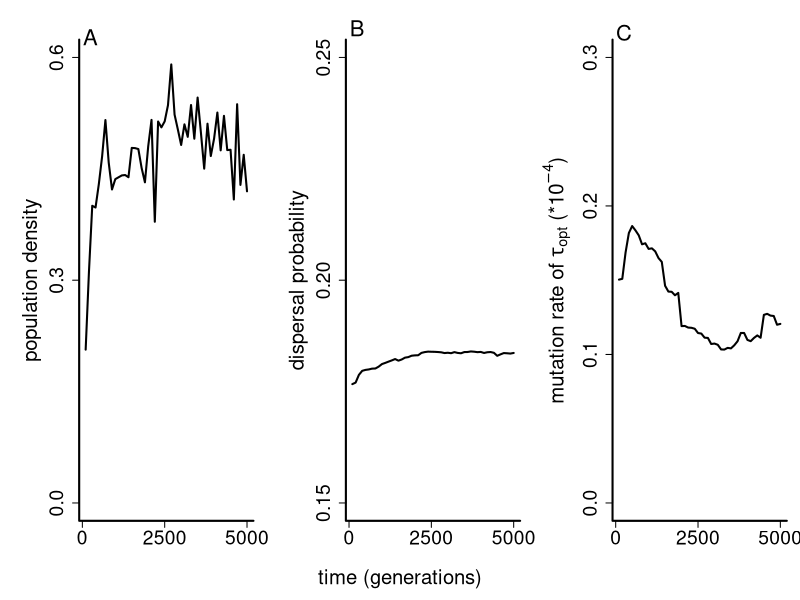

This figure's R source:
dens <- as.matrix(read.table("processed_results/dens.txt"))
disp <- as.matrix(read.table("processed_results/disp.txt"))
evol <- as.matrix(read.table("processed_results/evol.txt"))
div  <- as.matrix(read.table("processed_results/div.txt"))
neut_div  <- as.matrix(read.table("processed_results/neut_div.txt"))
disp_div <- as.matrix(read.table("processed_results/disp_div.txt"))
cnts <- as.matrix(read.table("processed_results/cnts.txt"))

tmax <- dim(dens)[[1]]

dens_t <- numeric()
disp_t <- numeric()
evol_t <- numeric()

for (t in 1:tmax) {
  dens_t[t] <- mean(dens[t,],na.rm=T)
  disp_t[t] <- mean(disp[t,],na.rm=T)
  evol_t[t] <- 10000*10^-mean(evol[t,],na.rm=T)
}

ts <- 1:50*100

x11(width=10,height=3.75)
par(mfrow=c(1,3),bty="l",mar=c(1,6,3,1),oma=c(5,0,0,0),lwd=2,cex.axis=1.75,cex.lab=1.85)

plot(1,1,type="n",xlim=range(ts),ylim=c(0,0.6),xlab="",ylab="population density",yaxt="n",xaxt="n")
axis(side=1,at=c(0,2500,5000))
axis(side=2,at=c(0,0.3,0.6))
lines(dens_t~ts)
text(250,par("usr")[[4]]*1.005,"A",xpd=T,cex=2)

plot(1,1,type="n",xlim=range(ts),ylim=c(0.15,0.25),xlab="",ylab="dispersal probability",yaxt="n",xaxt="n")
axis(side=1,at=c(0,2500,5000))
axis(side=2,at=c(0.15,0.2,0.25))
lines(disp_t~ts)
text(250,par("usr")[[4]]*1.01,"B",xpd=T,cex=2)

plot(1,1,type="n",xlim=range(ts),ylim=c(0.0,0.3),xlab="",ylab=expression(paste("mutation rate of ",tau[opt]," (*",10^-4,")",sep="")),yaxt="n",xaxt="n")
axis(side=1,at=c(0,2500,5000))
axis(side=2,at=c(0,.1,.2,.3))
lines(evol_t~ts)
text(250,par("usr")[[4]]*1.015,"C",xpd=T,cex=2)


title(xlab="time (generations)",outer=T)

dev.copy2eps(file="figure_S3b.eps",title="Cobben & Kubisch - Figure S3b")
